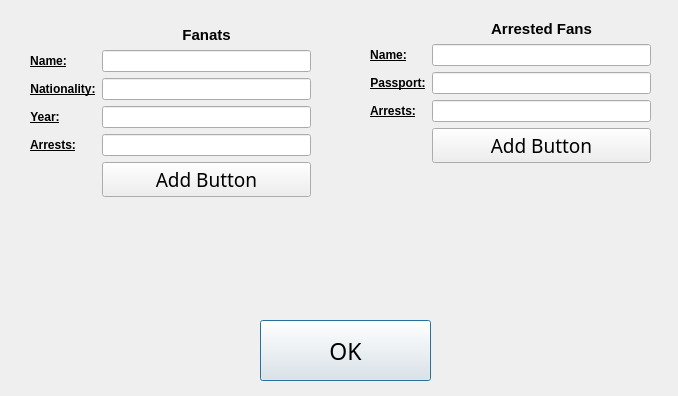
<?xml version="1.0" encoding="UTF-8"?>
<ui version="4.0">
 <class>Dialog</class>
 <widget class="QDialog" name="Dialog">
  <property name="geometry">
   <rect>
    <x>0</x>
    <y>0</y>
    <width>678</width>
    <height>396</height>
   </rect>
  </property>
  <property name="windowTitle">
   <string>Dialog</string>
  </property>
  <widget class="QPushButton" name="pushButton">
   <property name="geometry">
    <rect>
     <x>260</x>
     <y>320</y>
     <width>171</width>
     <height>61</height>
    </rect>
   </property>
   <property name="font">
    <font>
     <family>Old English Text MT</family>
     <pointsize>17</pointsize>
    </font>
   </property>
   <property name="text">
    <string>OK</string>
   </property>
  </widget>
  <widget class="QWidget" name="layoutWidget">
   <property name="geometry">
    <rect>
     <x>370</x>
     <y>20</y>
     <width>281</width>
     <height>271</height>
    </rect>
   </property>
   <layout class="QFormLayout" name="formLayout_2">
    <item row="0" column="1">
     <widget class="QLabel" name="label_2">
      <property name="text">
       <string>&lt;html&gt;&lt;head/&gt;&lt;body&gt;&lt;p align=&quot;center&quot;&gt;&lt;span style=&quot; font-size:11pt; font-weight:600;&quot;&gt;Arrested Fans&lt;/span&gt;&lt;/p&gt;&lt;/body&gt;&lt;/html&gt;</string>
      </property>
     </widget>
    </item>
    <item row="1" column="0">
     <widget class="QLabel" name="label_7">
      <property name="text">
       <string>&lt;html&gt;&lt;head/&gt;&lt;body&gt;&lt;p align=&quot;center&quot;&gt;&lt;span style=&quot; font-size:9pt; font-weight:600; text-decoration: underline;&quot;&gt;Name:&lt;/span&gt;&lt;/p&gt;&lt;/body&gt;&lt;/html&gt;</string>
      </property>
     </widget>
    </item>
    <item row="1" column="1">
     <widget class="QLineEdit" name="arrested_name_edit"/>
    </item>
    <item row="2" column="0">
     <widget class="QLabel" name="label_9">
      <property name="text">
       <string>&lt;html&gt;&lt;head/&gt;&lt;body&gt;&lt;p align=&quot;center&quot;&gt;&lt;span style=&quot; font-size:9pt; font-weight:600; text-decoration: underline;&quot;&gt;Passport:&lt;/span&gt;&lt;/p&gt;&lt;/body&gt;&lt;/html&gt;</string>
      </property>
     </widget>
    </item>
    <item row="2" column="1">
     <widget class="QLineEdit" name="arrested_passport_edit"/>
    </item>
    <item row="3" column="0">
     <widget class="QLabel" name="label_6">
      <property name="text">
       <string>&lt;html&gt;&lt;head/&gt;&lt;body&gt;&lt;p align=&quot;center&quot;&gt;&lt;span style=&quot; font-size:9pt; font-weight:600; text-decoration: underline;&quot;&gt;Arrests:&lt;/span&gt;&lt;/p&gt;&lt;/body&gt;&lt;/html&gt;</string>
      </property>
     </widget>
    </item>
    <item row="3" column="1">
     <widget class="QLineEdit" name="arrested_arrests_edit"/>
    </item>
    <item row="4" column="1">
     <widget class="QPushButton" name="arrested_add">
      <property name="font">
       <font>
        <family>Old English Text MT</family>
        <pointsize>14</pointsize>
       </font>
      </property>
      <property name="text">
       <string>Add Button</string>
      </property>
     </widget>
    </item>
   </layout>
  </widget>
  <widget class="QWidget" name="layoutWidget_2">
   <property name="geometry">
    <rect>
     <x>30</x>
     <y>20</y>
     <width>281</width>
     <height>271</height>
    </rect>
   </property>
   <layout class="QFormLayout" name="formLayout">
    <item row="0" column="0" colspan="2">
     <widget class="QWidget" name="widget" native="true"/>
    </item>
    <item row="1" column="1">
     <widget class="QLabel" name="fan_name">
      <property name="text">
       <string>&lt;html&gt;&lt;head/&gt;&lt;body&gt;&lt;p align=&quot;center&quot;&gt;&lt;span style=&quot; font-size:11pt; font-weight:600;&quot;&gt;Fanats&lt;/span&gt;&lt;/p&gt;&lt;/body&gt;&lt;/html&gt;</string>
      </property>
     </widget>
    </item>
    <item row="2" column="0">
     <widget class="QLabel" name="label">
      <property name="text">
       <string>&lt;html&gt;&lt;head/&gt;&lt;body&gt;&lt;p align=&quot;center&quot;&gt;&lt;span style=&quot; font-size:9pt; font-weight:600; text-decoration: underline;&quot;&gt;Name:&lt;/span&gt;&lt;/p&gt;&lt;/body&gt;&lt;/html&gt;</string>
      </property>
     </widget>
    </item>
    <item row="2" column="1">
     <widget class="QLineEdit" name="fa_name_edit"/>
    </item>
    <item row="3" column="0">
     <widget class="QLabel" name="fan_nat">
      <property name="text">
       <string>&lt;html&gt;&lt;head/&gt;&lt;body&gt;&lt;p align=&quot;center&quot;&gt;&lt;span style=&quot; font-size:9pt; font-weight:600; text-decoration: underline;&quot;&gt;Nationality:&lt;/span&gt;&lt;/p&gt;&lt;/body&gt;&lt;/html&gt;</string>
      </property>
     </widget>
    </item>
    <item row="3" column="1">
     <widget class="QLineEdit" name="fan_nat_edit"/>
    </item>
    <item row="4" column="0">
     <widget class="QLabel" name="label_4">
      <property name="text">
       <string>&lt;html&gt;&lt;head/&gt;&lt;body&gt;&lt;p align=&quot;center&quot;&gt;&lt;span style=&quot; font-size:9pt; font-weight:600; text-decoration: underline;&quot;&gt;Year:&lt;/span&gt;&lt;/p&gt;&lt;/body&gt;&lt;/html&gt;</string>
      </property>
     </widget>
    </item>
    <item row="4" column="1">
     <widget class="QLineEdit" name="fan_year_edit"/>
    </item>
    <item row="5" column="0">
     <widget class="QLabel" name="label_5">
      <property name="text">
       <string>&lt;html&gt;&lt;head/&gt;&lt;body&gt;&lt;p align=&quot;center&quot;&gt;&lt;span style=&quot; font-size:9pt; font-weight:600; text-decoration: underline;&quot;&gt;Arrests:&lt;/span&gt;&lt;/p&gt;&lt;/body&gt;&lt;/html&gt;</string>
      </property>
     </widget>
    </item>
    <item row="5" column="1">
     <widget class="QLineEdit" name="fan_arrests_edit"/>
    </item>
    <item row="6" column="1">
     <widget class="QPushButton" name="fan_add">
      <property name="font">
       <font>
        <family>Old English Text MT</family>
        <pointsize>14</pointsize>
       </font>
      </property>
      <property name="text">
       <string>Add Button</string>
      </property>
     </widget>
    </item>
   </layout>
  </widget>
 </widget>
 <resources/>
 <connections/>
</ui>
